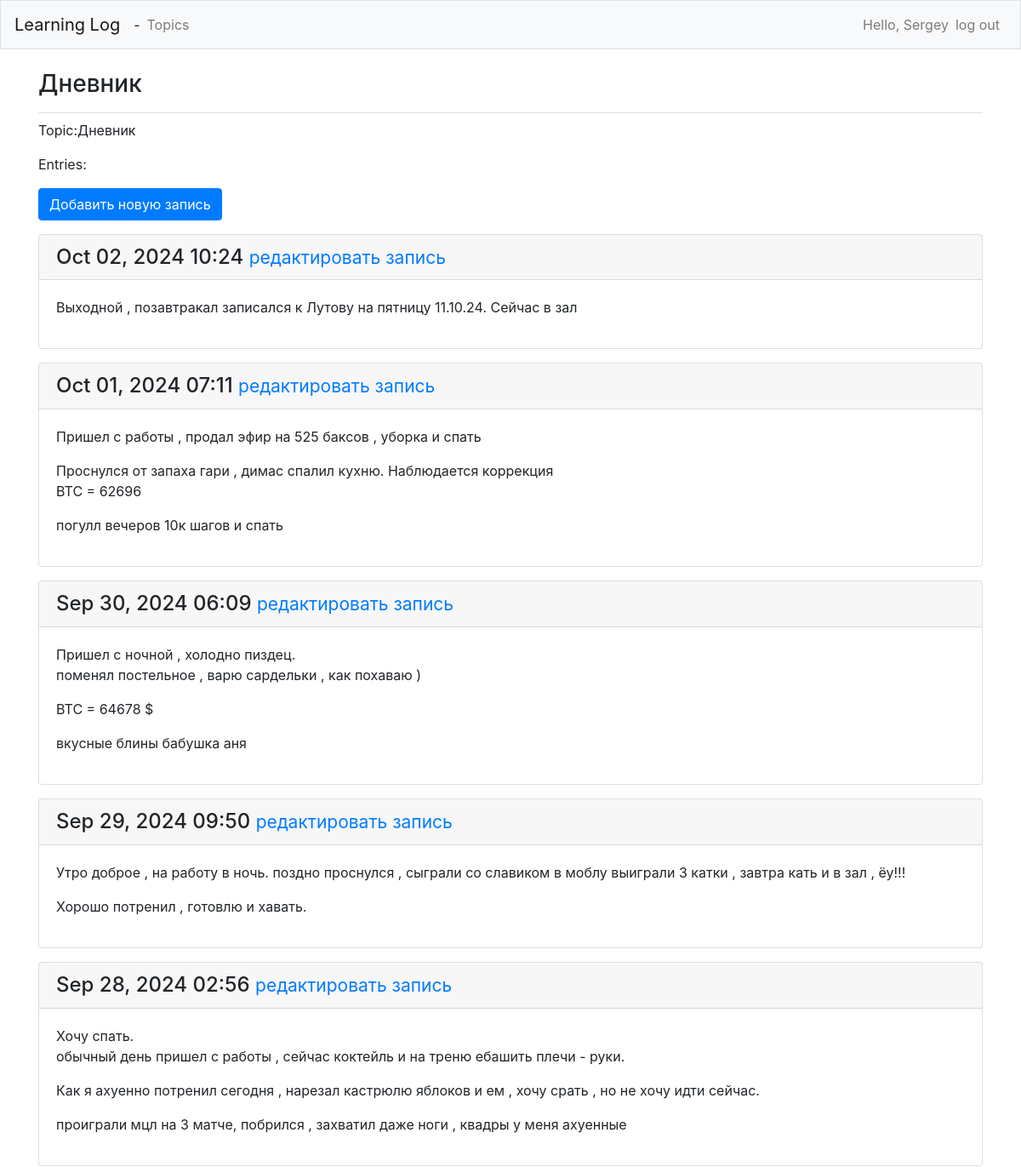
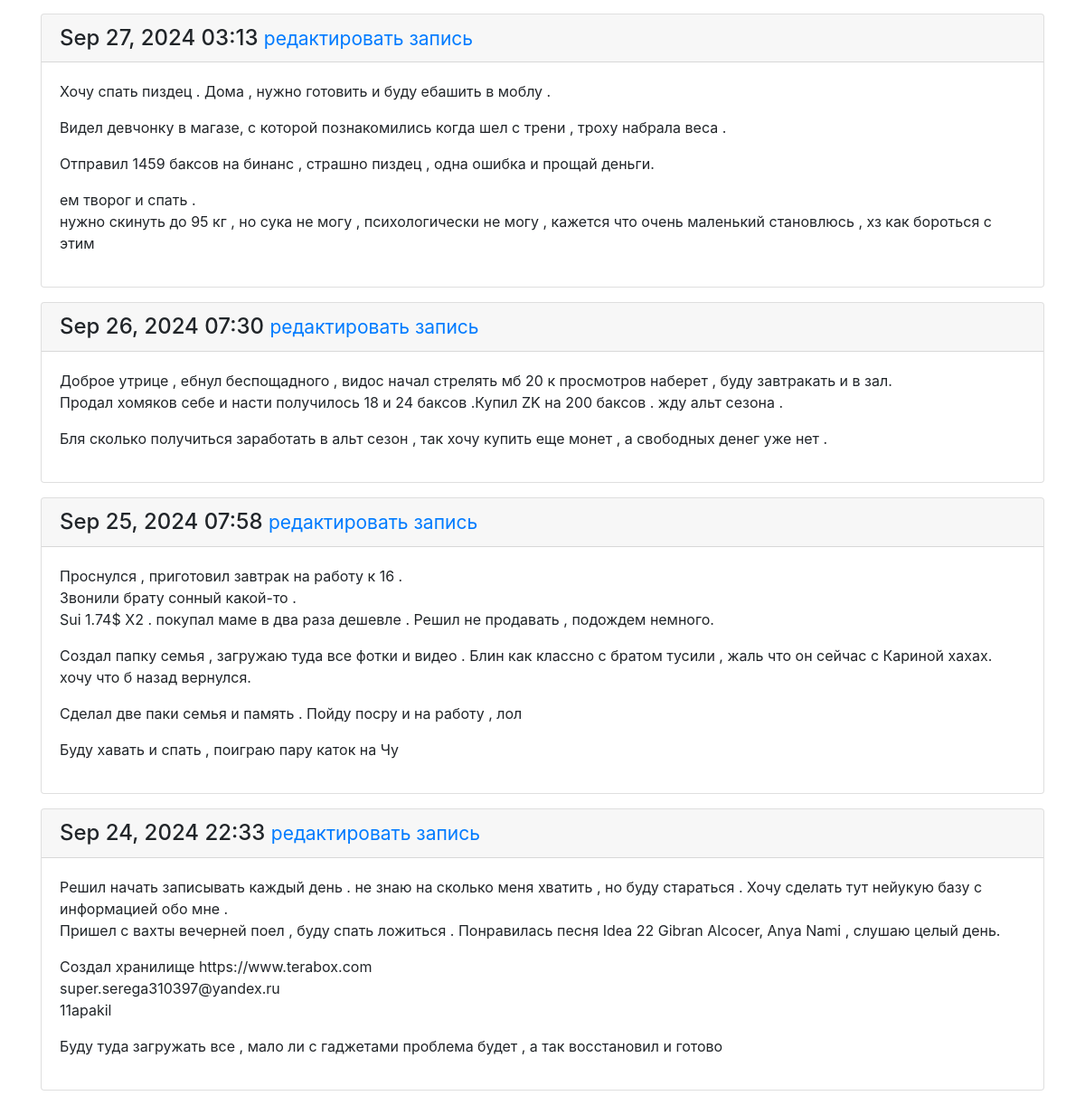
The page /topics/2/ (signed in) on the database its author committed (2 pictures, top to bottom).
### learning_logs/models.py (models this page shows, shortened)
class Topic(models.Model):
    text = models.CharField(max_length=200) # блок данных, состоящий из символов, то есть текст
    date_added = models.DateTimeField(auto_now_add=True) # блок данных для хранения даты и времени
    owner = models.ForeignKey(User, on_delete=models.CASCADE)
    def __str__(self):
        return self.text

class Entry(models.Model):
    topic = models.ForeignKey(Topic, on_delete=models.CASCADE)
    text = models.TextField()
    date_added = models.DateTimeField(auto_now_add=True)
    class Meta:
        verbose_name_plural = 'entries'

### learning_logs/views.py (the view)
@login_required()
def topic(request, topic_id):
    topic = Topic.objects.get(id=topic_id)
    if topic.owner != request.user:
        raise Http404
    entries = topic.entry_set.order_by('-date_added')
    context = {'topic': topic, 'entries': entries}
    return render(request, 'learning_logs/topic.html', context)

### learning_logs/templates/learning_logs/topic.html
{% extends "learning_logs/base.html" %}
{% block page_header %}
    <h3>{{ topic }}</h3>
{% endblock page_header %}
{% block content %}
  <p>Topic:{{ topic }}</p>
  <p>Entries:</p>
  <p>
     <a name="submit" class="btn btn-primary" href="{% url 'learning_logs:new_entry' topic.id %}">Добавить новую запись</a>
  </p>
    {% for entry in entries %}
      <div class="card mb-3">
          <h4 class="card-header">
              {{ entry.date_added|date:'M d, Y H:i' }}
              <small><a href="{% url 'learning_logs:edit_entry' entry.id %}">редактировать запись</a> </small>
          </h4>
          <div class="card-body">
              {{ entry.text|linebreaks }}
          </div>
      </div>
    {% empty %}
      <p>Пока нет записей по этой теме.</p>
    {% endfor %}
{% endblock content %}

### learning_logs/templates/learning_logs/base.html (shortened to what this page needs)
{% load bootstrap4 %}
<!DOCTYPE html>
<html lang="en">
<head>
    {% bootstrap_css %}
</head>
<body>
  <nav class="navbar navbar-expand-md navbar-light bg-light mb-4 border">
    <a class="navbar-brand" href="{% url 'learning_logs:index' %}">Learning Log</a> -
    <div class="collapse navbar-collapse" id="navbarCollapse">
        <ul class="navbar-nav mr-auto">
            <li class="nav-item">
                <a class="nav-link" href="{% url 'learning_logs:topics' %}">Topics</a>
            </li>
        </ul>
        <ul class="navbar-nav ml-auto">
            {%if user.is_authenticated %}
            <li class="nav-item">
                <span class="navbar-text">Hello, {{ user.username }}</span>
            </li>
            <li class="nav-item">
                <a class="nav-link" href="{% url 'users:logout' %}">log out</a>
            </li>
            {% endif %}
        </ul>
    </div>
  </nav>
  <main role="main" class="container">
      <div class="pb-2 mb-2 border-bottom">
          {% block page_header %}{% endblock page_header %}
      </div>
      <div>
          {% block content %}{% endblock content %}
      </div>
  </main>
</body>
</html>

### rows shown on the page
Topic: text "Дневник"
Entry: date_added "Oct 02, 2024 10:24", text "Выходной , позавтракал записался к Лутову на пятницу 11.10.24. Сейчас в зал"
Entry: date_added "Oct 01, 2024 07:11", text "Пришел с работы , продал эфир на 525 баксов , уборка и спать Проснулся от запаха гари , димас спалил кухню. Наблюдается коррекция BTC = 62696 погулл вечеров 10к шагов и спать"
Entry: date_added "Sep 30, 2024 06:09", text "Пришел с ночной , холодно пиздец. поменял постельное , варю сардельки , как похаваю ) BTC = 64678 $ вкусные блины бабушка аня"
Entry: date_added "Sep 29, 2024 09:50", text "Утро доброе , на работу в ночь. поздно проснулся , сыграли со славиком в моблу выиграли 3 катки , завтра кать и в зал , ёу!!! Хорошо потренил , готовлю и хавать."
Entry: date_added "Sep 28, 2024 02:56", text "Хочу спать. обычный день пришел с работы , сейчас коктейль и на треню ебашить плечи - руки. Как я ахуенно потренил сегодня , нарезал кастрюлю яблоков и ем , хочу срать , но не хочу идти сейчас. проиграли мцл на 3 матче, побрился , захватил даже ноги , квадры у меня ахуенные"
Entry: date_added "Sep 27, 2024 03:13", text "Хочу спать пиздец . Дома , нужно готовить и буду ебашить в моблу . Видел девчонку в магазе, с которой познакомились когда шел с трени , троху набрала веса . Отправил 1459 баксов на бинанс , страшно пиздец , одна ошибка и прощай деньги. ем творог и спать . нужно скинуть до 95 кг , но сука не могу , психологически не могу , кажется что очень маленький становлюсь , хз как бороться с этим"
Entry: date_added "Sep 26, 2024 07:30", text "Доброе утрице , ебнул беспощадного , видос начал стрелять мб 20 к просмотров наберет , буду завтракать и в зал. Продал хомяков себе и насти получилось 18 и 24 баксов .Купил ZK на 200 баксов . жду альт сезона . Бля сколько получиться заработать в альт сезон , так хочу купить еще монет , а свободных денег уже нет ."
Entry: date_added "Sep 25, 2024 07:58", text "Проснулся , приготовил завтрак на работу к 16 . Звонили брату сонный какой-то . Sui 1.74$ Х2 . покупал маме в два раза дешевле . Решил не продавать , подождем немного. Создал папку семья , загружаю туда все фотки и видео . Блин как классно с братом тусили , жаль что он сейчас с Кариной хахах. хочу что б назад вернулся. Сделал две паки семья и память . Пойду посру и на работу , лол Буду хавать и спать , поиграю пару каток на Чу"
Entry: date_added "Sep 24, 2024 22:33", text "Решил начать записывать каждый день . не знаю на сколько меня хватить , но буду стараться . Хочу сделать тут нейукую базу с информацией обо мне . Пришел с вахты вечерней поел , буду спать ложиться . Понравилась песня Idea 22 Gibran Alcocer, Anya Nami , слушаю целый день. Создал хранилище https://www.terabox.com super.serega310397@yandex.ru 11apakil Буду туда загружать все , мало ли с гаджетами проблема будет , а так восстановил и готово"

### other values the page prints
{{ user.username }} "Sergey"
